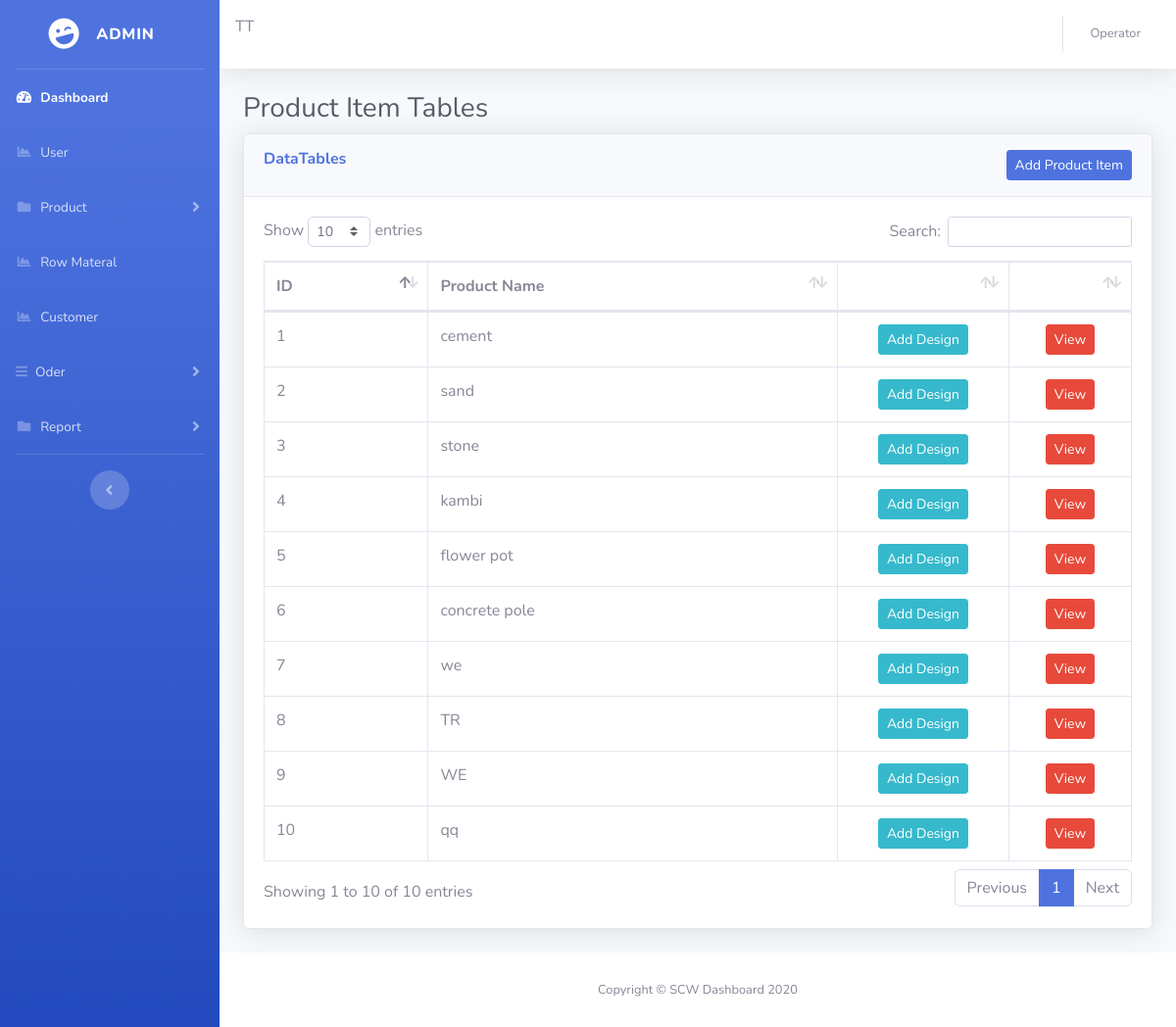
Screenshot of /product-item/index.php (signed in) with the database file from the repository.
### tables this page shows
CREATE TABLE `item` (
  `id` int(4) NOT NULL,
  `name` varchar(20) NOT NULL,
  `createDate` date NOT NULL,
  `is_active` tinyint(4) NOT NULL DEFAULT '1'
);

### product-item/index.php (the view, shortened to what this page needs)
<!DOCTYPE html>
<html lang="en">
<?php
    include('../include/check.php');
    include('../include/head.php');
?>
<link href="../vendor/datatables/dataTables.bootstrap4.min.css" rel="stylesheet">
<body id="page-top">
  <div id="wrapper">
    <ul class="navbar-nav bg-gradient-primary sidebar sidebar-dark accordion" id="accordionSidebar">
      <a class="sidebar-brand d-flex align-items-center justify-content-center" href="index.html">
        <div class="sidebar-brand-icon rotate-n-15">
          <i class="fas fa-laugh-wink"></i>
        </div>
        <div class="sidebar-brand-text mx-3">Admin <sup></sup></div>
      </a>
      <hr class="sidebar-divider my-0">
      <?php include('../include/nav.php');  ?>
      <hr class="sidebar-divider d-none d-md-block">
      <div class="text-center d-none d-md-inline">
        <button class="rounded-circle border-0" id="sidebarToggle"></button>
      </div>
    </ul>
    <div id="content-wrapper" class="d-flex flex-column">
      <div id="content">
        <?php include('../include/nav-1.php');  ?>
        <div class="container-fluid">
          <h1 class="h3 mb-2 text-gray-800">Product Item Tables</h1>
          <div class="card shadow mb-4">
            <div class="card-header py-3">
              <h6 class="m-0 font-weight-bold text-primary" style="float: left;">DataTables</h6>
              <button type="button" class="btn btn-primary btn-sm" style="float: right;" class="btn btn-info btn-lg" data-toggle="modal" data-target="#myModal_AddPI">Add Product Item</button>
            </div>
            <div class="card-body">
              <div class="table-responsive">
                <table class="table table-bordered" id="dataTable" width="100%" cellspacing="0">
                  <thead>
                    <tr>
                      <th>ID</th>
                      <th>Product Name</th>
                      <th></th>
                      <th></th>
                    </tr>
                  </thead>
                  <tbody>
                    <?php
                        $query = "SELECT * FROM  item";
                        $result = mysqli_query($conn ,$query);
                        if(mysqli_num_rows($result) > 0){
                          while($row = mysqli_fetch_array($result))
                          {
                            echo '
                            <tr>
                            <td>'.$row["id"].'</td>
                            <td>'.$row["name"].'</td>
                            <td style="width: 150px;"><center><button type="button" class="btn btn-info btn-sm" onclick="AddPD('.$row["id"].')">Add Design</button></center></td>
                            <td style="width: 100px;"><center><button type="button" class="btn btn-danger btn-sm" onclick="ViewPD('.$row["id"].')">View</button></center></td>
                            </tr>
                            ';
                          }
                        }
                     ?>
                  </tbody>
                </table>
              </div>
            </div>
          </div>
        </div>
      </div>
      <?php include('../include/footer.php');  ?>
    </div>
  </div>
</body>
</html>

### rows the page displays
item: id "1", name "cement"
item: id "2", name "sand"
item: id "3", name "stone"
item: id "4", name "kambi"
item: id "5", name "flower pot"
item: id "6", name "concrete pole"
item: id "7", name "we"
item: id "8", name "TR"
item: id "9", name "WE"
item: id "10", name "qq"

### other values shown
$_SESSION['user_role'] "Operator"
